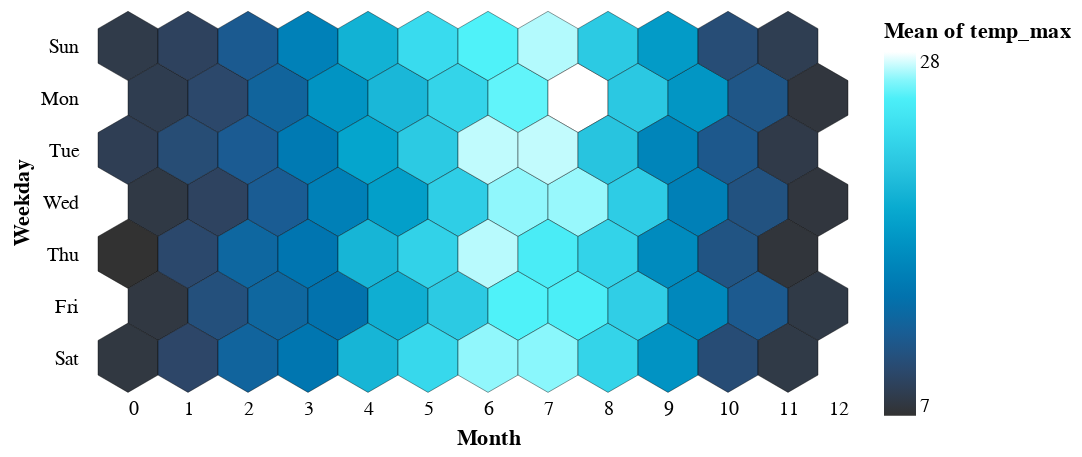

The notebook cell this image was saved under:
### Markdown cell above
#### Необчный пример не смог устоять: 
Исходное описание в документации: https://altair-viz.github.io/gallery/hexbins.html

### Code cell
source = data.seattle_weather()

# Size of the hexbins
size = 15
# Count of distinct x features
xFeaturesCount = 12
# Count of distinct y features
yFeaturesCount = 7
# Name of the x field
xField = 'date'
# Name of the y field
yField = 'date'

# the shape of a hexagon
hexagon = "M0,-2.3094010768L2,-1.1547005384 2,1.1547005384 0,2.3094010768 -2,1.1547005384 -2,-1.1547005384Z"

alt.Chart(source).mark_point(size=size**2, shape=hexagon).encode(
    x=alt.X('xFeaturePos:Q', axis=alt.Axis(title='Month',
                                           grid=False, tickOpacity=0, domainOpacity=0)),
    y=alt.Y('day(' + yField + '):O', axis=alt.Axis(title='Weekday',
                                                   labelPadding=20, tickOpacity=0, domainOpacity=0)),
    stroke=alt.value('black'),
    strokeWidth=alt.value(0.2),
    fill=alt.Color('mean(temp_max):Q', scale=alt.Scale(scheme='darkblue')),
    tooltip=['month(' + xField + '):O', 'day(' + yField + '):O', 'mean(temp_max):Q']
).transform_calculate(
    # This field is required for the hexagonal X-Offset
    xFeaturePos='(day(datum.' + yField + ') % 2) / 2 + month(datum.' + xField + ')'
).properties(
    # Exact scaling factors to make the hexbins fit
    width=size * xFeaturesCount * 2,
    height=size * yFeaturesCount * 1.7320508076,  # 1.7320508076 is approx. sin(60°)*2
).configure_view(
    strokeWidth=0
)

### Figure 1 — Vega-Lite specification as saved in the notebook (floating-point values rounded to 4 significant figures; data arrays with more than 128 entries replaced by an {"elided": "..."} marker saying what was removed)
{"config": {"view": {"continuousWidth": 400, "continuousHeight": 300, "strokeWidth": 0}}, "data": {"name": "data-830c39fec90146253fb06a06c26374ef"}, "mark": {"type": "point", "shape": "M0,-2.3094010768L2,-1.1547005384 2,1.1547005384 0,2.3094010768 -2,1.1547005384 -2,-1.1547005384Z", "size": 225}, "encoding": {"fill": {"aggregate": "mean", "field": "temp_max", "scale": {"scheme": "darkblue"}, "type": "quantitative"}, "stroke": {"value": "black"}, "strokeWidth": {"value": 0.2}, "tooltip": [{"field": "date", "timeUnit": "month", "type": "ordinal"}, {"field": "date", "timeUnit": "day", "type": "ordinal"}, {"aggregate": "mean", "field": "temp_max", "type": "quantitative"}], "x": {"axis": {"domainOpacity": 0, "grid": false, "tickOpacity": 0, "title": "Month"}, "field": "xFeaturePos", "type": "quantitative"}, "y": {"axis": {"domainOpacity": 0, "labelPadding": 20, "tickOpacity": 0, "title": "Weekday"}, "field": "date", "timeUnit": "day", "type": "ordinal"}}, "height": 181.9, "transform": [{"calculate": "(day(datum.date) % 2) / 2 + month(datum.date)", "as": "xFeaturePos"}], "width": 360, "$schema": "https://vega.github.io/schema/vega-lite/v4.17.0.json", "datasets": {"data-830c39fec90146253fb06a06c26374ef": {"elided": "1461 records"}}}
